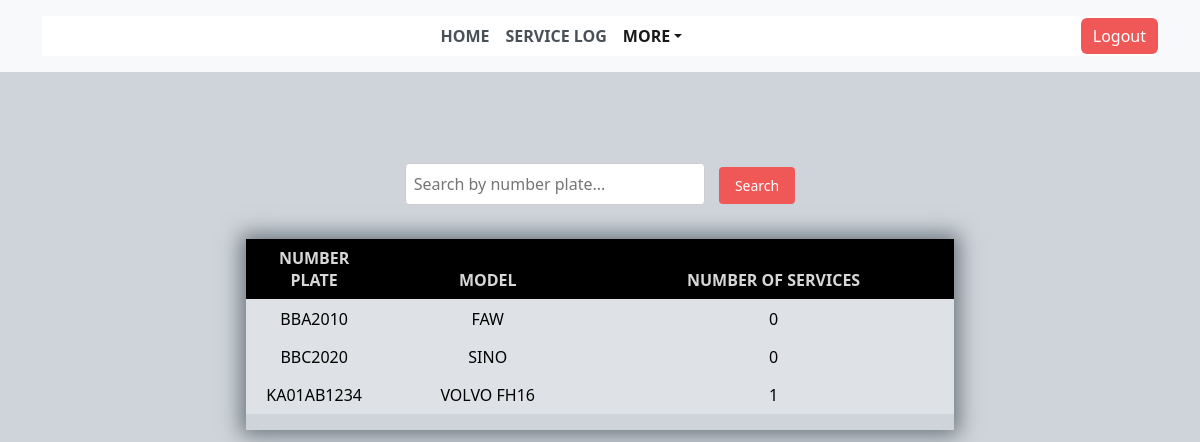
The app's page /home.php with its own data.
### tables this page shows
CREATE TABLE `trucks` (
  `truck_id` int(11) NOT NULL,
  `number_plate` varchar(20) NOT NULL,
  `model` varchar(100) NOT NULL,
  `driver_id` int(11) DEFAULT NULL,
  `created_at` timestamp NOT NULL DEFAULT current_timestamp()
);

### home.php (the view, shortened to what this page needs)
<?php
require_once __DIR__ . '/config/conn.php';
$search_plate = '';
$trucks = [];
if ($conn) {
    $search_plate = isset($_GET['search']) ? strtoupper(trim($_GET['search'])) : '';
    if ($search_plate !== '') {
        $truck_query = 'SELECT t.truck_id, t.number_plate, t.model, COUNT(sr.service_id) as service_count
                        FROM trucks t
                        LEFT JOIN service_records sr ON t.truck_id = sr.truck_id
                        WHERE t.number_plate LIKE ?
                        GROUP BY t.truck_id';
        $stmt = $conn->prepare($truck_query);
        if ($stmt) {
            $like_plate = '%' . $search_plate . '%';
            $stmt->bind_param('s', $like_plate);
            $stmt->execute();
            $result = $stmt->get_result();
            while ($row = $result->fetch_assoc()) {
                $trucks[] = $row;
            }
            $stmt->close();
        }
    } else {
        $query = 'SELECT t.truck_id, t.number_plate, t.model, COUNT(sr.service_id) as service_count
                  FROM trucks t
                  LEFT JOIN service_records sr ON t.truck_id = sr.truck_id
                  GROUP BY t.truck_id
                  ORDER BY t.created_at DESC';
        $result = $conn->query($query);
        if ($result) {
            while ($row = $result->fetch_assoc()) {
                $trucks[] = $row;
            }
        }
    }
}
?>
<!DOCTYPE >
<head>
    <link rel="stylesheet" href="assets/bootstrap/css/bootstrap.min.css">
    <link rel="stylesheet" href="assets/css/Navbar-Centered-Links-icons.css">
</head>
<body style="background: var(--bs-gray-400);text-align: center;height: 690.2px;">
    <nav class="navbar navbar-light navbar-expand-md py-3" style="background: var(--bs-gray-100);border-color: var(--bs-blue);border-bottom-width: 32px;border-bottom-color: var(--bs-danger);">
        <div class="container"><button data-bs-toggle="collapse" class="navbar-toggler" data-bs-target="#navcol-3"><span class="visually-hidden">Toggle navigation</span><span class="navbar-toggler-icon"></span></button>
            <div class="collapse navbar-collapse" id="navcol-3" style="background: var(--bs-white);color: var(--bs-gray-700);">
                <ul class="navbar-nav mx-auto">
                    <li class="nav-item"><a class="nav-link active" href="home.php" style="color: var(--bs-gray-700);font-weight: bold;">HOME</a></li>
                    <li class="nav-item"><a class="nav-link" href="viewtrucks." style="color: var(--bs-gray-700);font-weight: bold;">SERVICE LOG</a></li>
                    <li class="nav-item dropdown"><a class="dropdown-toggle nav-link" aria-expanded="false" data-bs-toggle="dropdown" href="#" style="font-weight: bold;font-size: 16px;color: var(--bs-navbar-active-color);">MORE</a>
                    </li>
                </ul><a href="index.php"class="btn btn-primary" type="button" style="background: #f05757;border-style: none;">Logout</a>
            </div>
        </div>
    </nav>
    <div class="container" style="height: 71px;">
    </div>
    <div class="container" style="background: rgba(8,6,6,0);width: 732px;padding-bottom: 18px;border-style: none;box-shadow: 0px 0px var(--bs-indigo);margin-top: 20px;">
        <form method="get" action="home.php" style="text-align: center;">
            <input type="text" name="search" placeholder="Search by number plate..." value="<?php echo htmlspecialchars($search_plate); ?>" style="width: 300px; padding: 8px; border: 1px solid #ccc; border-radius: 4px;">
            <button type="submit" class="btn btn-sm" style="background: #f05757; border: none; color: white; padding: 8px 16px; margin-left: 10px;">Search</button>
        </form>
    </div>
    <div class="container" style="background: rgba(8,6,6,0);width: 732px;padding-bottom: 18px;border-style: none;box-shadow: 0px 0px var(--bs-indigo);">
        <div class="table-responsive" style="background: var(--bs-table-border-color);margin-top: 0px;border-style: none;border-color: #d92323;border-bottom-style: none;box-shadow: 0px 0px 20px 5px var(--bs-gray-600);padding-top: 0px;">
            <table class="table">
                <thead>
                    <tr>
                        <th style="text-align: center;background: var(--bs-black);color: #d7d7d7;width: 136.3px;">NUMBER PLATE</th>
                        <th style="text-align: center;background: var(--bs-black);color: #d7d7d7;">MODEL</th>
                        <th style="text-align: center;background: var(--bs-black);color: #d7d7d7;">NUMBER OF SERVICES</th>
                    </tr>
                </thead>
                <tbody>
                    <?php if (!empty($trucks)): ?>
                        <?php foreach ($trucks as $truck): ?>
                            <tr onclick="window.location.href='truck.php?plate=<?php echo urlencode($truck['number_plate']); ?>';" style="cursor: pointer;">
                                <td style="text-align: center;color: var(--bs-black);background: var(--bs-table-border-color);border-style: none;"><?php echo htmlspecialchars($truck['number_plate']); ?></td>
                                <td style="text-align: center;color: var(--bs-black);background: var(--bs-table-border-color);border-style: none;"><?php echo htmlspecialchars(strtoupper($truck['model'])); ?></td>
                                <td style="text-align: center;color: var(--bs-black);background: var(--bs-table-border-color);border-style: none;"><?php echo htmlspecialchars($truck['service_count']); ?></td>
                            </tr>
                        <?php endforeach; ?>
                    <?php else: ?>
                        <tr>
                            <td colspan="3" style="text-align: center;color: var(--bs-black);background: var(--bs-table-border-color);border-style: none;">No trucks found</td>
                        </tr>
                    <?php endif; ?>
                </tbody>
            </table>
        </div>
    </div>
</body>

### records on screen
trucks: number_plate "BBA2010", model "FAW", service_count "0"
trucks: number_plate "BBC2020", model "SINO", service_count "0"
trucks: number_plate "KA01AB1234", model "VOLVO FH16", service_count "1"
